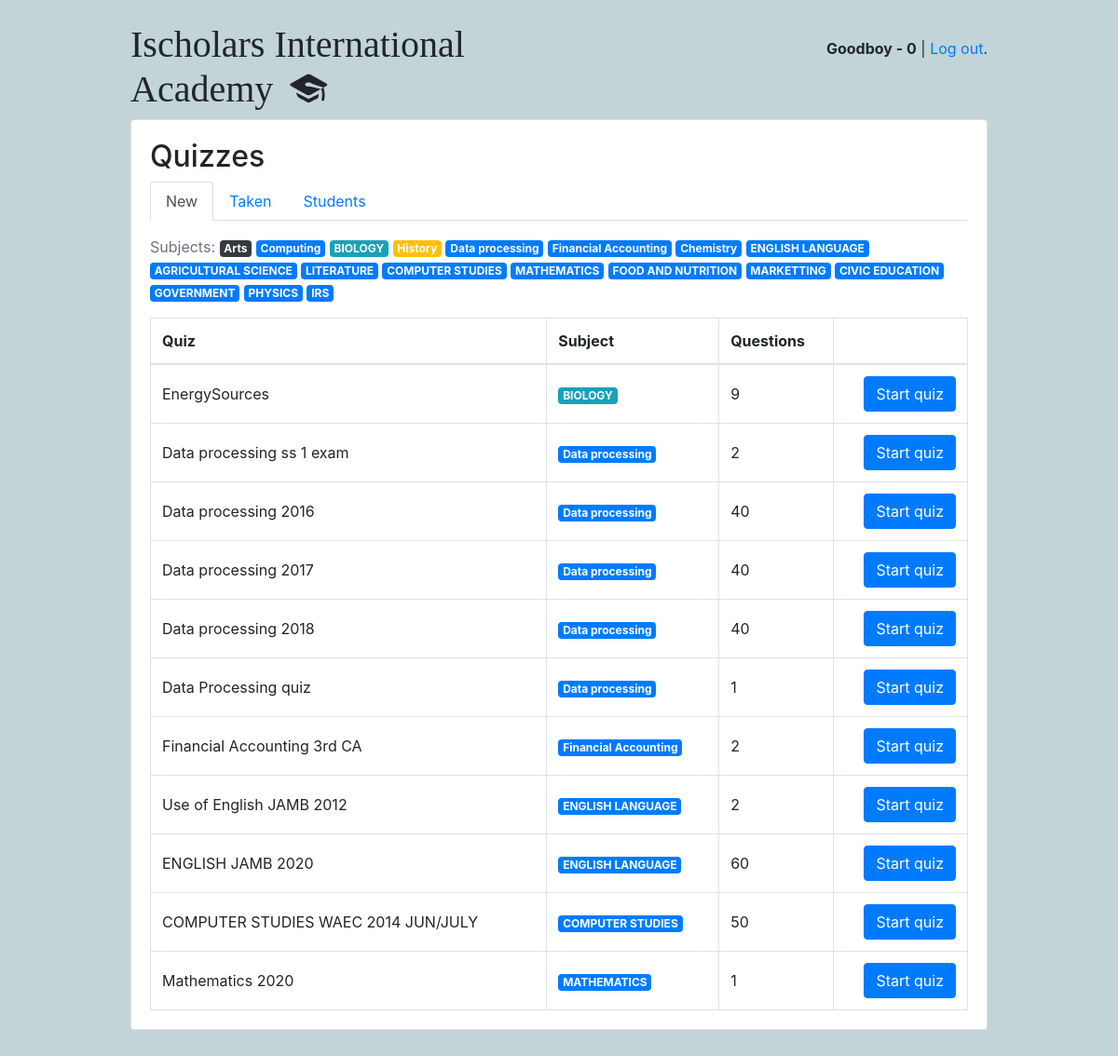
/students/ (signed in), run on an earlier commit of the app's database.
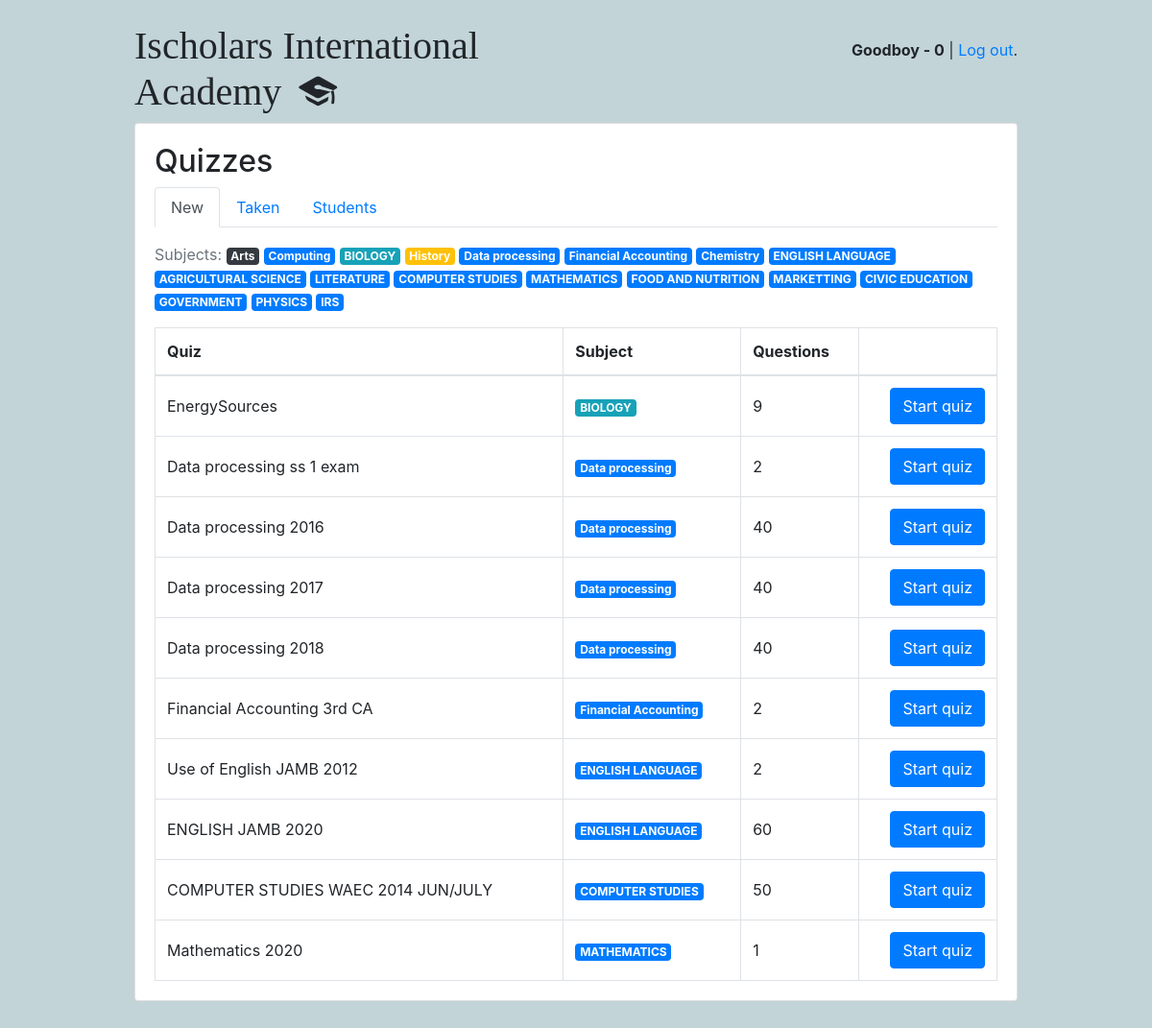
And on a later commit of the database.
### classroom/models.py (models this page shows, shortened)
class Subject(models.Model):
    name = models.CharField(max_length=30)
    color = models.CharField(max_length=7, default='#007bff')
    def get_html_badge(self):
        name = escape(self.name)
        color = escape(self.color)
        html = '<span class="badge badge-primary" style="background-color: %s">%s</span>' % (color, name)
        return mark_safe(html)

class Quiz(models.Model):
    owner = models.ForeignKey(User, on_delete=models.CASCADE, related_name='quizzes')
    name = models.CharField(max_length=255)
    subject = models.ForeignKey(Subject, on_delete=models.CASCADE, related_name='quizzes')
    instructions = HTMLField(null = True,blank=True)
    passage = HTMLField(null = True,blank=True)

### classroom/views/students.py (the view)
# urls.py: path('', students.QuizListView.as_view(), name='quiz_list'),
@method_decorator([login_required, student_required], name='dispatch')
class QuizListView(ListView):
    model = Quiz
    ordering = ('name', )
    context_object_name = 'quizzes'
    template_name = 'classroom/students/quiz_list.html'
    def get_queryset(self):
        student = self.request.user.student
        taken_quizzes = student.quizzes.values_list('pk', flat=True)
        queryset = Quiz.objects.exclude(pk__in=taken_quizzes) \
            .annotate(questions_count=Count('questions')) \
            .filter(questions_count__gt=0)
        return queryset
    def get_context_data(self, **kwargs):
        context = super().get_context_data(**kwargs)
        context['student_subjects'] = Subject.objects.all()
        return context

### classroom/templates/classroom/students/quiz_list.html (shortened to what this page needs)
{% extends 'base.html' %}
{% load static %}
{% block css %}
<link rel="stylesheet" type="text/css" href="{% static 'datatables/dataTables.bootstrap4.min.css' %}">
{% endblock %}
{% block content %}
  {% include 'classroom/students/_header.html' with active='new' %}
  <p class="text-muted">
    Subjects:{% for subject in student_subjects %} {{ subject.get_html_badge }}{% endfor %}
  </p>
  <table class="table table-bordered mb-0" id="tb_quizlist" >
    <thead>
      <tr>
        <th>Quiz</th>
        <th class="d-none d-sm-table-cell">Subject</th>
        <th class="d-none d-sm-table-cell">Questions</th>
        <th></th>
      </tr>
    </thead>
    <tbody>
      {% for quiz in quizzes %}
        <tr{% if quiz.subject.id in student_subjects %} style="background: #fdf7e3"{%endif%}>
          <td class="align-middle">{{ quiz.name }}</td>
          <td class="align-middle d-none d-sm-table-cell">{{ quiz.subject.get_html_badge }}</td>
          <td class="align-middle d-none d-sm-table-cell">{{ quiz.questions_count }}</td>
          <td class="text-right" data-orderable="false">
            <a href="{% url 'students:take_quiz' quiz.pk %}" class="btn btn-primary">Start quiz</a>
          </td>
        </tr>
      {% empty %}
        <tr>
          <td class="bg-light text-center font-italic" colspan="4">No quiz matching your interests right now.</td>
        </tr>
      {% endfor %}
    </tbody>
  </table>
{% endblock %}

What changed in the data, as far as the page shows it:
removed Quiz: name "Data Processing quiz", subject.get_html_badge "Data processing", questions_count "1"
